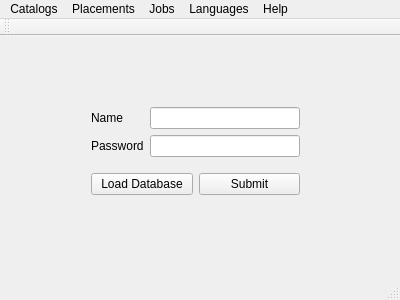
<?xml version="1.0" encoding="UTF-8"?>
<ui version="4.0">
 <class>MainWindow</class>
 <widget class="QMainWindow" name="MainWindow">
  <property name="geometry">
   <rect>
    <x>0</x>
    <y>0</y>
    <width>400</width>
    <height>300</height>
   </rect>
  </property>
  <property name="windowTitle">
   <string>MainWindow</string>
  </property>
  <widget class="QWidget" name="centralWidget">
   <widget class="QWidget" name="layoutWidget">
    <property name="geometry">
     <rect>
      <x>80</x>
      <y>50</y>
      <width>231</width>
      <height>131</height>
     </rect>
    </property>
    <layout class="QGridLayout" name="gridLayout">
     <item row="0" column="0">
      <layout class="QHBoxLayout" name="horizontalLayout">
       <item>
        <layout class="QVBoxLayout" name="verticalLayout_2">
         <item>
          <widget class="QLabel" name="label_name">
           <property name="text">
            <string>Name</string>
           </property>
          </widget>
         </item>
         <item>
          <widget class="QLabel" name="label_password">
           <property name="text">
            <string>Password</string>
           </property>
          </widget>
         </item>
        </layout>
       </item>
       <item>
        <layout class="QVBoxLayout" name="verticalLayout">
         <item>
          <widget class="QLineEdit" name="lineEdit_username"/>
         </item>
         <item>
          <widget class="QLineEdit" name="lineEdit_password"/>
         </item>
        </layout>
       </item>
      </layout>
     </item>
     <item row="1" column="0">
      <layout class="QHBoxLayout" name="horizontalLayout_2">
       <item>
        <widget class="QPushButton" name="pushButton_DB">
         <property name="text">
          <string>Load Database</string>
         </property>
        </widget>
       </item>
       <item>
        <widget class="QPushButton" name="pushButton_OK">
         <property name="text">
          <string>Submit</string>
         </property>
        </widget>
       </item>
      </layout>
     </item>
    </layout>
   </widget>
  </widget>
  <widget class="QMenuBar" name="menuBar">
   <property name="geometry">
    <rect>
     <x>0</x>
     <y>0</y>
     <width>400</width>
     <height>21</height>
    </rect>
   </property>
   <widget class="QMenu" name="menuCatalogs">
    <property name="title">
     <string>Catalogs</string>
    </property>
    <addaction name="actionBusbars"/>
    <addaction name="actionCableHeads"/>
    <addaction name="actionJumpers"/>
   </widget>
   <widget class="QMenu" name="menuPlacements">
    <property name="title">
     <string>Placements</string>
    </property>
    <addaction name="actionEquivalent_Source"/>
    <addaction name="actionBusbar_Section_Vertical"/>
    <addaction name="actionBusbar_Section_Horizontal"/>
    <addaction name="actionBusbar_Free_Style"/>
    <addaction name="separator"/>
    <addaction name="actionConnectivity_Node"/>
    <addaction name="actionCable_Head"/>
    <addaction name="actionSource_Sink_Connector"/>
    <addaction name="separator"/>
    <addaction name="actionJumper_z_0"/>
   </widget>
   <widget class="QMenu" name="menuLanguages">
    <property name="title">
     <string>Languages</string>
    </property>
    <addaction name="actionTurkish"/>
    <addaction name="actionBosnian"/>
   </widget>
   <widget class="QMenu" name="menuJobs">
    <property name="title">
     <string>Jobs</string>
    </property>
    <addaction name="actionSearch_Jobs"/>
   </widget>
   <widget class="QMenu" name="menuHelp">
    <property name="title">
     <string>Help</string>
    </property>
    <addaction name="actionAbout_Software"/>
   </widget>
   <addaction name="menuCatalogs"/>
   <addaction name="menuPlacements"/>
   <addaction name="menuJobs"/>
   <addaction name="menuLanguages"/>
   <addaction name="menuHelp"/>
  </widget>
  <widget class="QToolBar" name="mainToolBar">
   <attribute name="toolBarArea">
    <enum>TopToolBarArea</enum>
   </attribute>
   <attribute name="toolBarBreak">
    <bool>false</bool>
   </attribute>
  </widget>
  <widget class="QStatusBar" name="statusBar"/>
  <action name="actionBusbars">
   <property name="text">
    <string>Busbars</string>
   </property>
  </action>
  <action name="actionCableHeads">
   <property name="text">
    <string>CableHeads</string>
   </property>
  </action>
  <action name="actionJumpers">
   <property name="text">
    <string>Jumpers</string>
   </property>
  </action>
  <action name="actionTurkish">
   <property name="text">
    <string>Turkish</string>
   </property>
  </action>
  <action name="actionBosnian">
   <property name="text">
    <string>Bosnian</string>
   </property>
  </action>
  <action name="actionEquivalent_Source">
   <property name="text">
    <string>Equivalent Source</string>
   </property>
  </action>
  <action name="actionBusbar_Section_Vertical">
   <property name="text">
    <string>Busbar Section (Vertical)</string>
   </property>
  </action>
  <action name="actionBusbar_Section_Horizontal">
   <property name="text">
    <string>Busbar Section (Horizontal)</string>
   </property>
  </action>
  <action name="actionBusbar_Free_Style">
   <property name="text">
    <string>Busbar Free Style</string>
   </property>
  </action>
  <action name="actionConnectivity_Node">
   <property name="text">
    <string>Connectivity Node</string>
   </property>
  </action>
  <action name="actionCable_Head">
   <property name="text">
    <string>Cable Head</string>
   </property>
  </action>
  <action name="actionSource_Sink_Connector">
   <property name="text">
    <string>Source Sink Connector</string>
   </property>
  </action>
  <action name="actionJumper_z_0">
   <property name="text">
    <string>Jumper (z=0)</string>
   </property>
  </action>
  <action name="actionSearch_Jobs">
   <property name="text">
    <string>Search Jobs</string>
   </property>
  </action>
  <action name="actionAbout_Software">
   <property name="text">
    <string>About Software</string>
   </property>
  </action>
 </widget>
 <layoutdefault spacing="6" margin="11"/>
 <resources/>
 <connections/>
</ui>
